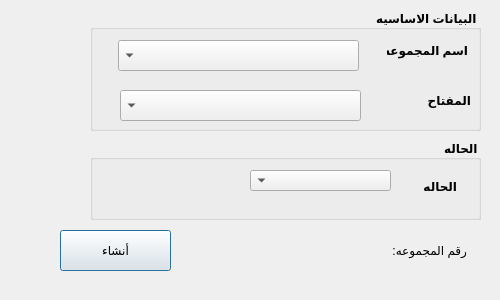
<?xml version="1.0" encoding="UTF-8"?>
<ui version="4.0">
 <class>pos_parameter</class>
 <widget class="QDialog" name="pos_parameter">
  <property name="geometry">
   <rect>
    <x>0</x>
    <y>0</y>
    <width>500</width>
    <height>300</height>
   </rect>
  </property>
  <property name="sizePolicy">
   <sizepolicy hsizetype="Preferred" vsizetype="Preferred">
    <horstretch>0</horstretch>
    <verstretch>0</verstretch>
   </sizepolicy>
  </property>
  <property name="minimumSize">
   <size>
    <width>500</width>
    <height>300</height>
   </size>
  </property>
  <property name="maximumSize">
   <size>
    <width>500</width>
    <height>300</height>
   </size>
  </property>
  <property name="windowTitle">
   <string>user</string>
  </property>
  <property name="toolTip">
   <string/>
  </property>
  <property name="autoFillBackground">
   <bool>false</bool>
  </property>
  <property name="styleSheet">
   <string notr="true"/>
  </property>
  <widget class="QPushButton" name="pushButton">
   <property name="geometry">
    <rect>
     <x>60</x>
     <y>230</y>
     <width>111</width>
     <height>41</height>
    </rect>
   </property>
   <property name="text">
    <string>أنشاء</string>
   </property>
  </widget>
  <widget class="QLabel" name="label_4">
   <property name="geometry">
    <rect>
     <x>386</x>
     <y>240</y>
     <width>81</width>
     <height>20</height>
    </rect>
   </property>
   <property name="text">
    <string>رقم المجموعه:</string>
   </property>
  </widget>
  <widget class="QGroupBox" name="groupBox">
   <property name="geometry">
    <rect>
     <x>90</x>
     <y>10</y>
     <width>391</width>
     <height>121</height>
    </rect>
   </property>
   <property name="font">
    <font>
     <weight>75</weight>
     <bold>true</bold>
    </font>
   </property>
   <property name="layoutDirection">
    <enum>Qt::RightToLeft</enum>
   </property>
   <property name="title">
    <string>البيانات الاساسيه</string>
   </property>
   <widget class="QLabel" name="label">
    <property name="geometry">
     <rect>
      <x>297</x>
      <y>30</y>
      <width>81</width>
      <height>20</height>
     </rect>
    </property>
    <property name="font">
     <font>
      <weight>75</weight>
      <bold>true</bold>
     </font>
    </property>
    <property name="text">
     <string>اسم المجموعه</string>
    </property>
   </widget>
   <widget class="QLabel" name="label_2">
    <property name="geometry">
     <rect>
      <x>300</x>
      <y>80</y>
      <width>81</width>
      <height>21</height>
     </rect>
    </property>
    <property name="font">
     <font>
      <weight>75</weight>
      <bold>true</bold>
     </font>
    </property>
    <property name="text">
     <string>المفتاح</string>
    </property>
   </widget>
   <widget class="QComboBox" name="Qcombo_group">
    <property name="geometry">
     <rect>
      <x>28</x>
      <y>30</y>
      <width>241</width>
      <height>31</height>
     </rect>
    </property>
   </widget>
   <widget class="QComboBox" name="Qcombo_key">
    <property name="geometry">
     <rect>
      <x>30</x>
      <y>80</y>
      <width>241</width>
      <height>31</height>
     </rect>
    </property>
   </widget>
  </widget>
  <widget class="QGroupBox" name="groupBox_2">
   <property name="geometry">
    <rect>
     <x>90</x>
     <y>140</y>
     <width>391</width>
     <height>80</height>
    </rect>
   </property>
   <property name="font">
    <font>
     <weight>75</weight>
     <bold>true</bold>
    </font>
   </property>
   <property name="layoutDirection">
    <enum>Qt::RightToLeft</enum>
   </property>
   <property name="title">
    <string>الحاله</string>
   </property>
   <widget class="QLabel" name="label_3">
    <property name="geometry">
     <rect>
      <x>320</x>
      <y>40</y>
      <width>47</width>
      <height>13</height>
     </rect>
    </property>
    <property name="font">
     <font>
      <weight>75</weight>
      <bold>true</bold>
     </font>
    </property>
    <property name="text">
     <string>الحاله</string>
    </property>
   </widget>
   <widget class="QComboBox" name="CMB_Status">
    <property name="geometry">
     <rect>
      <x>160</x>
      <y>30</y>
      <width>141</width>
      <height>21</height>
     </rect>
    </property>
   </widget>
  </widget>
  <widget class="QLabel" name="label_num">
   <property name="geometry">
    <rect>
     <x>330</x>
     <y>240</y>
     <width>47</width>
     <height>21</height>
    </rect>
   </property>
   <property name="text">
    <string/>
   </property>
  </widget>
 </widget>
 <resources/>
 <connections/>
</ui>
